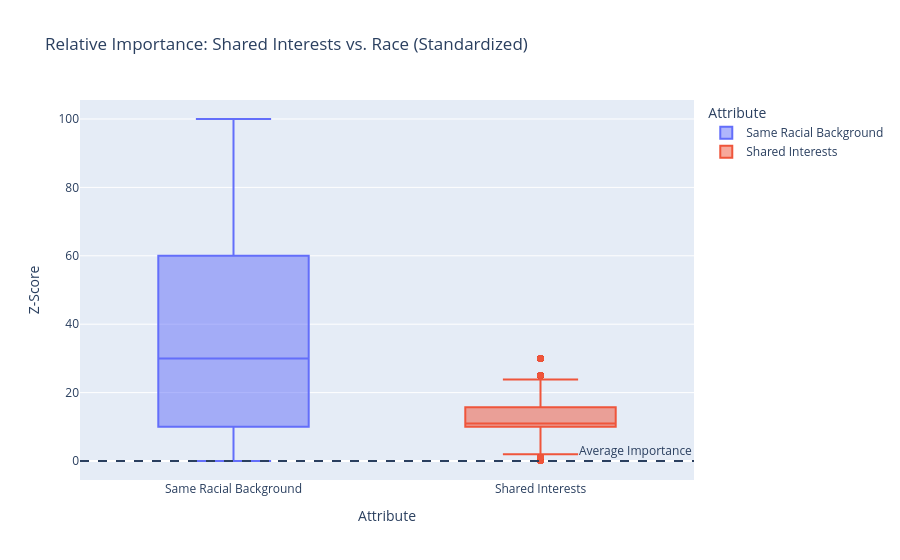

The code cell stored with this chart in its notebook:
### Code cell
# Question 3
df_scaled = df.copy()

columns_compar = ["imprace*10", "shar1_1"]

df_scaled["imprace*10"] = df_scaled["imprace"] * 10


medians = df_scaled[columns_compar].median().round()

df_scaled[columns_compar] = df_scaled[columns_compar].fillna(medians)

# 4. Melt the data for plotting
df_melted_z = df_scaled.melt(
    value_vars=columns_compar, 
    var_name='Attribute', 
    value_name='Z-Score'
)

# Rename for nicer labels in the plot
df_melted_z['Attribute'] = df_melted_z['Attribute'].map({
    'shar1_1': 'Shared Interests', 
    'imprace*10': 'Same Racial Background'
})

# 5. Visualize
fig = px.box(
    df_melted_z, 
    x='Attribute', 
    y='Z-Score', 
    title="Relative Importance: Shared Interests vs. Race (Standardized)",
    color='Attribute',
    points="outliers" # Only show outliers to keep it clean, or "all" to see distribution
)

# Add a zero line to show the average
fig.add_hline(y=0, line_dash="dash", annotation_text="Average Importance")

fig.show()

print("Average Z-Score for Shared Interests:", df_scaled['shar1_1'].median())
print("Average Z-Score for Race Importance:", df_scaled['imprace*10'].median())

### Figure 1 — Plotly figure (JSON) as saved in the notebook; plotly's stock layout.template omitted (floating-point values rounded to 4 significant figures; data arrays with more than 128 entries replaced by an {"elided": "..."} marker saying what was removed)
{"data": [{"alignmentgroup": "True", "boxpoints": "outliers", "hovertemplate": "Attribute=%{x}<br>Z-Score=%{y}<extra></extra>", "legendgroup": "Same Racial Background", "marker": {"color": "#636efa"}, "name": "Same Racial Background", "notched": false, "offsetgroup": "Same Racial Background", "orientation": "v", "showlegend": true, "type": "box", "x": {"elided": "8378 str values"}, "x0": " ", "xaxis": "x", "y": {"elided": "8378 int values"}, "y0": " ", "yaxis": "y"}, {"alignmentgroup": "True", "boxpoints": "outliers", "hovertemplate": "Attribute=%{x}<br>Z-Score=%{y}<extra></extra>", "legendgroup": "Shared Interests", "marker": {"color": "#EF553B"}, "name": "Shared Interests", "notched": false, "offsetgroup": "Shared Interests", "orientation": "v", "showlegend": true, "type": "box", "x": {"elided": "8378 str values"}, "x0": " ", "xaxis": "x", "y": {"elided": "8378 float values"}, "y0": " ", "yaxis": "y"}], "layout": {"annotations": [{"showarrow": false, "text": "Average Importance", "x": 1, "xanchor": "right", "xref": "x domain", "y": 0, "yanchor": "bottom", "yref": "y"}], "boxmode": "overlay", "legend": {"title": {"text": "Attribute"}, "tracegroupgap": 0}, "shapes": [{"line": {"dash": "dash"}, "type": "line", "x0": 0, "x1": 1, "xref": "x domain", "y0": 0, "y1": 0, "yref": "y"}], "title": {"text": "Relative Importance: Shared Interests vs. Race (Standardized)"}, "xaxis": {"anchor": "y", "categoryarray": ["Same Racial Background", "Shared Interests"], "categoryorder": "array", "domain": [0, 1], "title": {"text": "Attribute"}}, "yaxis": {"anchor": "x", "domain": [0, 1], "title": {"text": "Z-Score"}}}}
